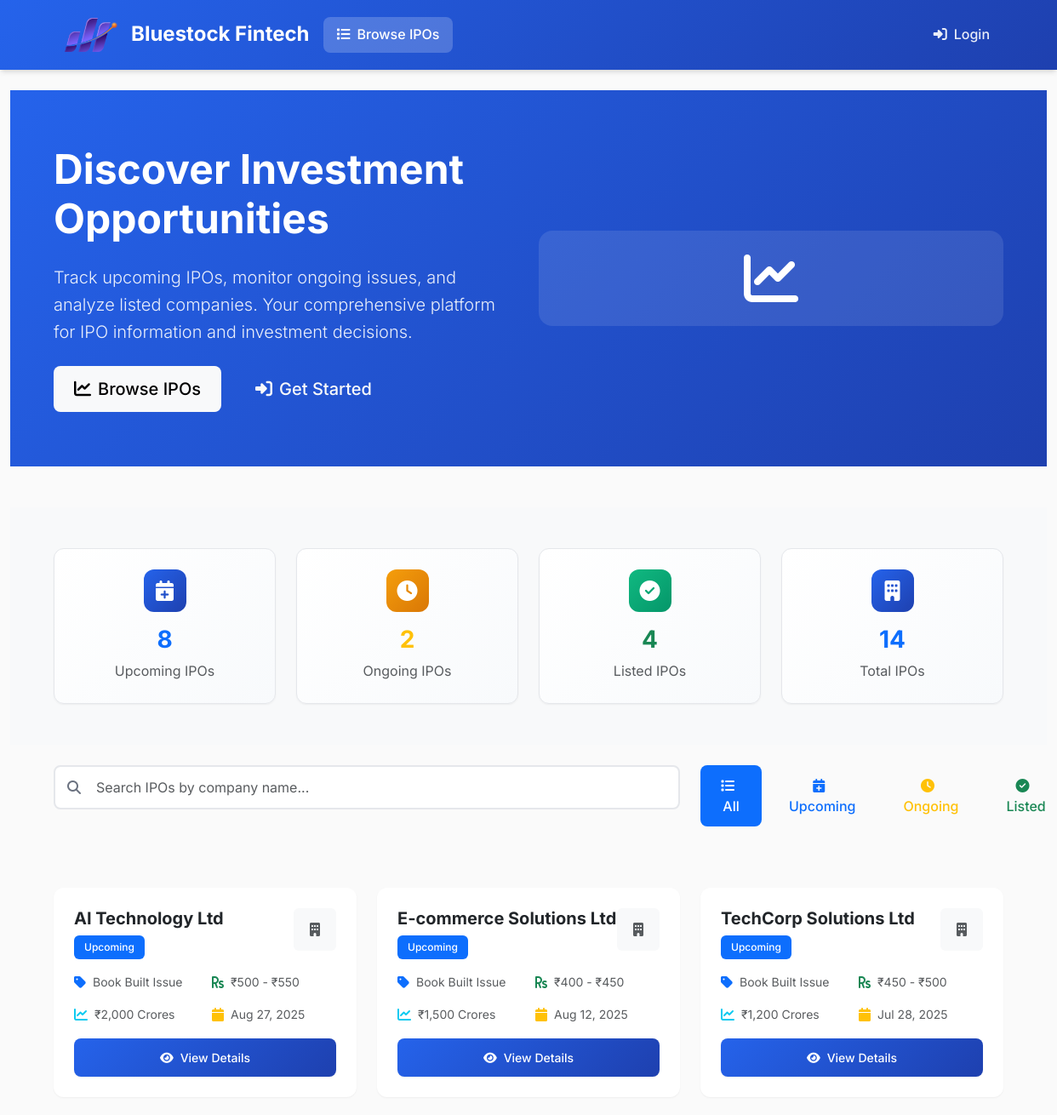
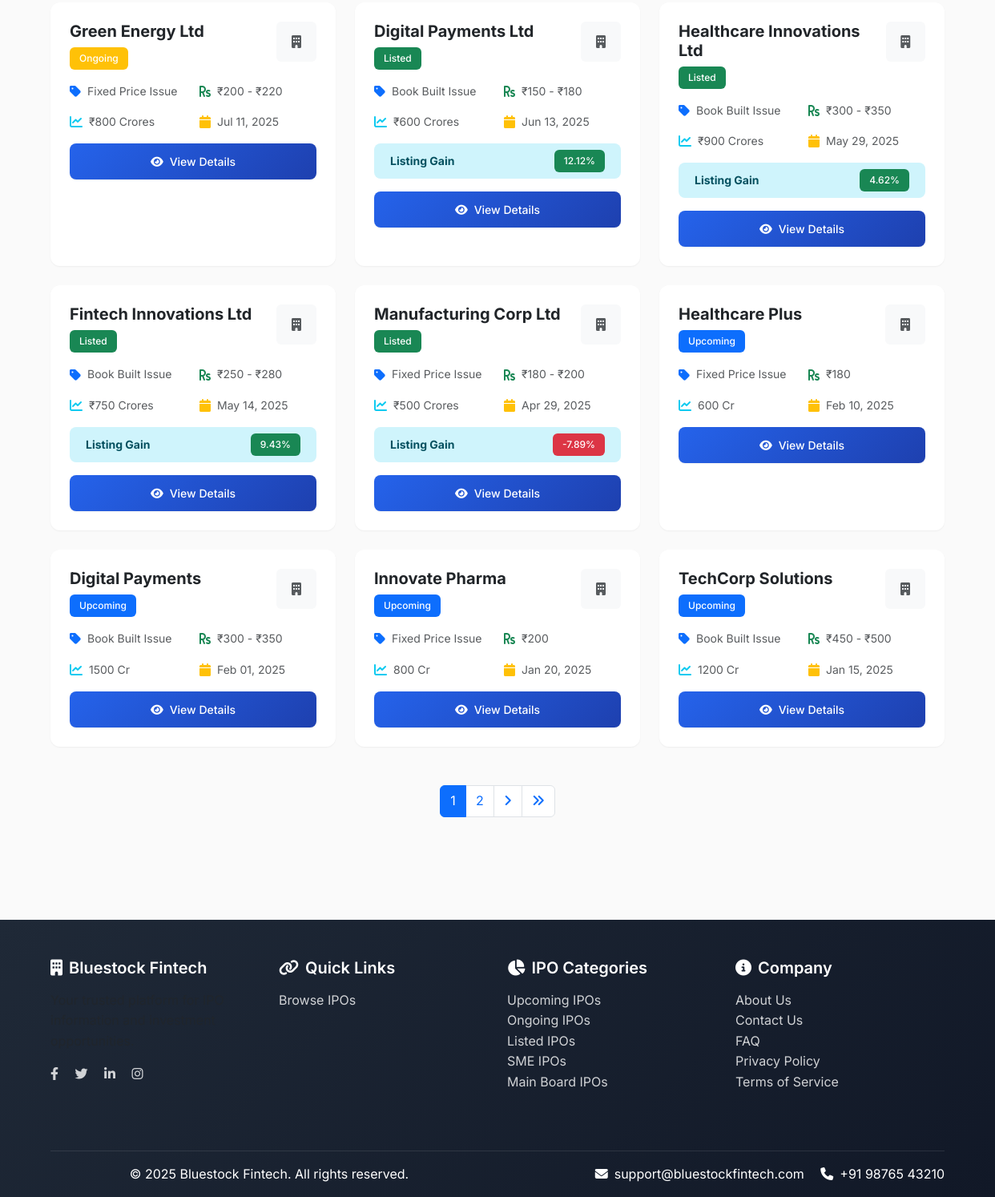
The page /ipos/ on the database its author committed (2 pictures, top to bottom).
### ipo_app/models.py (models this page shows, shortened)
class IPO(models.Model):
    STATUS_CHOICES = [
        ('upcoming', 'Upcoming'),
        ('ongoing', 'Ongoing'),
        ('listed', 'Listed'),
    ]
    company_name = models.CharField(max_length=255)
    logo = models.ImageField(upload_to='logos/', null=True, blank=True)
    price_band = models.CharField(max_length=100)
    open_date = models.DateField()
    close_date = models.DateField()
    issue_size = models.CharField(max_length=100)
    issue_type = models.CharField(max_length=100)
    listing_date = models.DateField(null=True, blank=True)
    status = models.CharField(max_length=20, choices=STATUS_CHOICES)
    ipo_price = models.FloatField(null=True, blank=True)
    listing_price = models.FloatField(null=True, blank=True)
    current_market_price = models.FloatField(null=True, blank=True)
    rhp_pdf = models.FileField(upload_to='docs/', null=True, blank=True)
    drhp_pdf = models.FileField(upload_to='docs/', null=True, blank=True)
    created_at = models.DateTimeField(auto_now_add=True)
    updated_at = models.DateTimeField(auto_now=True)
    @property
    def listing_gain(self):
        if self.ipo_price and self.listing_price:
            return round(((self.listing_price - self.ipo_price) / self.ipo_price) * 100, 2)
        return None
    class Meta:
        ordering = ['-open_date']

### ipo_app/views.py (the view)
# urls.py: path('ipos/', views.IPOListView.as_view(), name='ipo_list'),
class IPOListView(ListView):
    model = IPO
    template_name = 'ipo_app/ipo_list.html'
    context_object_name = 'ipos'
    paginate_by = 12
    def get_queryset(self):
        queryset = IPO.objects.all()
        status = self.request.GET.get('status')
        search = self.request.GET.get('search')
        if status:
            queryset = queryset.filter(status=status)
        if search:
            queryset = queryset.filter(company_name__icontains=search)
        return queryset
    def get_context_data(self, **kwargs):
        context = super().get_context_data(**kwargs)
        context['upcoming_ipos'] = IPO.objects.filter(status='upcoming')
        context['ongoing_ipos'] = IPO.objects.filter(status='ongoing')
        context['listed_ipos'] = IPO.objects.filter(status='listed')
        context['total_upcoming'] = IPO.objects.filter(status='upcoming').count()
        context['total_ongoing'] = IPO.objects.filter(status='ongoing').count()
        context['total_listed'] = IPO.objects.filter(status='listed').count()
        context['total_all'] = IPO.objects.count()
        context['is_admin'] = self.request.user.is_authenticated and self.request.user.is_staff
        return context

### templates/ipo_app/ipo_list.html (shortened to what this page needs)
{% extends 'base.html' %}
{% load static %}
{% block content %}
<section class="hero-section">
    <div class="container">
        <div class="row align-items-center">
            <div class="col-lg-6">
                <h1 class="display-4 fw-bold mb-4">
                    Discover Investment Opportunities
                </h1>
                <p class="lead mb-4">
                    Track upcoming IPOs, monitor ongoing issues, and analyze listed companies.
                    Your comprehensive platform for IPO information and investment decisions.
                </p>
                <div class="d-flex gap-3">
                    <a href="#ipo-grid" class="btn btn-light btn-lg">
                        <i class="fas fa-chart-line me-2"></i>Browse IPOs
                    </a>
                    {% if user.is_authenticated %}
                        {% if user.is_staff %}
                            <a href="{% url 'ipo_app:admin_dashboard' %}" class="btn btn-outline-light btn-lg">
                                <i class="fas fa-tachometer-alt me-2"></i>Admin Dashboard
                            </a>
                        {% else %}
                            <a href="{% url 'ipo_app:user_dashboard' %}" class="btn btn-outline-light btn-lg">
                                <i class="fas fa-user me-2"></i>My Dashboard
                            </a>
                        {% endif %}
                    {% else %}
                        <a href="{% url 'ipo_app:login' %}" class="btn btn-outline-light btn-lg">
                            <i class="fas fa-sign-in-alt me-2"></i>Get Started
                        </a>
                    {% endif %}
                </div>
            </div>
            <div class="col-lg-6 text-center">
                <div class="position-relative">
                    <div class="bg-white bg-opacity-10 rounded-4 p-4">
                        <i class="fas fa-chart-line text-white" style="font-size: 4rem;"></i>
                    </div>
                </div>
            </div>
        </div>
    </div>
</section>
<section class="py-5 bg-light">
    <div class="container">
        <div class="row g-4">
            <div class="col-lg-3 col-md-6">
                <div class="stats-card text-center">
                    <div class="icon bg-gradient-primary mx-auto mb-3">
                        <i class="fas fa-calendar-plus"></i>
                    </div>
                    <h3 class="fw-bold text-primary">{{ total_upcoming|default:0 }}</h3>
                    <p class="text-muted mb-0">Upcoming IPOs</p>
                </div>
            </div>
            <div class="col-lg-3 col-md-6">
                <div class="stats-card text-center">
                    <div class="icon bg-gradient-warning mx-auto mb-3">
                        <i class="fas fa-clock"></i>
                    </div>
                    <h3 class="fw-bold text-warning">{{ total_ongoing|default:0 }}</h3>
                    <p class="text-muted mb-0">Ongoing IPOs</p>
                </div>
            </div>
            <div class="col-lg-3 col-md-6">
                <div class="stats-card text-center">
                    <div class="icon bg-gradient-success mx-auto mb-3">
                        <i class="fas fa-check-circle"></i>
                    </div>
                    <h3 class="fw-bold text-success">{{ total_listed|default:0 }}</h3>
                    <p class="text-muted mb-0">Listed IPOs</p>
                </div>
            </div>
            <div class="col-lg-3 col-md-6">
                <div class="stats-card text-center">
                    <div class="icon bg-gradient-primary mx-auto mb-3">
                        <i class="fas fa-building"></i>
                    </div>
                    <h3 class="fw-bold text-primary">{{ total_all|default:0 }}</h3>
                    <p class="text-muted mb-0">Total IPOs</p>
                </div>
            </div>
        </div>
    </div>
</section>
<section class="py-4" id="ipo-grid">
    <div class="container">
        <div class="row">
            <div class="col-lg-8">
                <div class="search-container mb-4">
                    <div class="position-relative">
                        <i class="fas fa-search search-icon"></i>
                        <input type="text" class="form-control" id="searchInput" placeholder="Search IPOs by company name..." onkeyup="performSearch()">
                    </div>
                </div>
            </div>
            <div class="col-lg-4">
                <div class="d-flex gap-2 mb-4">
                    <a href="{% url 'ipo_app:ipo_list' %}" class="btn btn-outline-primary {% if not request.GET.status %}active{% endif %}">
                        <i class="fas fa-list me-2"></i>All
                    </a>
                    <a href="{% url 'ipo_app:ipo_list' %}?status=upcoming" class="btn btn-outline-primary {% if request.GET.status == 'upcoming' %}active{% endif %}">
                        <i class="fas fa-calendar-plus me-2"></i>Upcoming
                    </a>
                    <a href="{% url 'ipo_app:ipo_list' %}?status=ongoing" class="btn btn-outline-warning {% if request.GET.status == 'ongoing' %}active{% endif %}">
                        <i class="fas fa-clock me-2"></i>Ongoing
                    </a>
                    <a href="{% url 'ipo_app:ipo_list' %}?status=listed" class="btn btn-outline-success {% if request.GET.status == 'listed' %}active{% endif %}">
                        <i class="fas fa-check-circle me-2"></i>Listed
                    </a>
                </div>
            </div>
        </div>
    </div>
</section>
<section class="py-4">
    <div class="container">
        {% if ipos %}
            <div class="grid-container">
                {% for ipo in ipos %}
                    <div class="card ipo-card h-100">
                        <div class="card-body p-4">
                            <div class="d-flex justify-content-between align-items-start mb-3">
                                <div>
                                    <h5 class="card-title fw-bold mb-2">{{ ipo.company_name }}</h5>
                                    <span class="badge {% if ipo.status == 'upcoming' %}bg-primary{% elif ipo.status == 'ongoing' %}bg-warning{% else %}bg-success{% endif %}">
                                        {{ ipo.get_status_display }}
                                    </span>
                                </div>
                                {% if ipo.logo %}
                                    <img src="{{ ipo.logo.url }}" alt="{{ ipo.company_name }}" class="rounded" style="width: 50px; height: 50px; object-fit: cover;">
                                {% else %}
                                    <div class="bg-light rounded d-flex align-items-center justify-content-center" style="width: 50px; height: 50px;">
                                        <i class="fas fa-building text-muted"></i>
                                    </div>
                                {% endif %}
                            </div>
                            <div class="row g-3 mb-3">
                                <div class="col-6">
                                    <div class="d-flex align-items-center">
                                        <i class="fas fa-tag text-primary me-2"></i>
                                        <small class="text-muted">{{ ipo.issue_type }}</small>
                                    </div>
                                </div>
                                <div class="col-6">
                                    <div class="d-flex align-items-center">
                                        <i class="fas fa-rupee-sign text-success me-2"></i>
                                        <small class="text-muted">{{ ipo.price_band }}</small>
                                    </div>
                                </div>
                                <div class="col-6">
                                    <div class="d-flex align-items-center">
                                        <i class="fas fa-chart-line text-info me-2"></i>
                                        <small class="text-muted">{{ ipo.issue_size }}</small>
                                    </div>
                                </div>
                                <div class="col-6">
                                    <div class="d-flex align-items-center">
                                        <i class="fas fa-calendar text-warning me-2"></i>
                                        <small class="text-muted">{{ ipo.open_date|date:"M d, Y" }}</small>
                                    </div>
                                </div>
                            </div>
                            {% if ipo.status == 'listed' and ipo.listing_gain %}
                                <div class="alert alert-info py-2 mb-3">
                                    <div class="d-flex justify-content-between align-items-center">
                                        <small class="fw-bold">Listing Gain</small>
                                        <span class="badge {% if ipo.listing_gain > 0 %}bg-success{% else %}bg-danger{% endif %}">
                                            {{ ipo.listing_gain }}%
                                        </span>
                                    </div>
                                </div>
                            {% endif %}
                            <div class="d-flex gap-2">
                                <a href="{% url 'ipo_app:ipo_detail' ipo.pk %}" class="btn btn-primary btn-sm flex-fill">
                                    <i class="fas fa-eye me-2"></i>View Details
                                </a>
                            </div>
                        </div>
                    </div>
                {% endfor %}
            </div>
            {% if is_paginated %}
                <nav aria-label="IPO pagination" class="mt-5">
                    <ul class="pagination justify-content-center">
                        {% for num in page_obj.paginator.page_range %}
                            {% if page_obj.number == num %}
                                <li class="page-item active">
                                    <span class="page-link">{{ num }}</span>
                                </li>
                            {% elif num > page_obj.number|add:'-3' and num < page_obj.number|add:'3' %}
                                <li class="page-item">
                                    <a class="page-link" href="?page={{ num }}{% if request.GET.status %}&status={{ request.GET.status }}{% endif %}{% if request.GET.search %}&search={{ request.GET.search }}{% endif %}">{{ num }}</a>
                                </li>
                            {% endif %}
                        {% endfor %}
                        {% if page_obj.has_next %}
                            <li class="page-item">
                                <a class="page-link" href="?page={{ page_obj.next_page_number }}{% if request.GET.status %}&status={{ request.GET.status }}{% endif %}{% if request.GET.search %}&search={{ request.GET.search }}{% endif %}">
                                    <i class="fas fa-angle-right"></i>
                                </a>
                            </li>
                            <li class="page-item">
                                <a class="page-link" href="?page={{ page_obj.paginator.num_pages }}">
                                    <i class="fas fa-angle-double-right"></i>
                                </a>
                            </li>
                        {% endif %}
                    </ul>
                </nav>
            {% endif %}
        {% endif %}
    </div>
</section>
{% endblock %}

### rows shown on the page
IPO: company_name "AI Technology Ltd", status "Upcoming", issue_type "Book Built Issue", price_band "₹500 - ₹550", issue_size "₹2,000 Crores", open_date "Aug 27, 2025"
IPO: company_name "E-commerce Solutions Ltd", status "Upcoming", issue_type "Book Built Issue", price_band "₹400 - ₹450", issue_size "₹1,500 Crores", open_date "Aug 12, 2025"
IPO: company_name "TechCorp Solutions Ltd", status "Upcoming", issue_type "Book Built Issue", price_band "₹450 - ₹500", issue_size "₹1,200 Crores", open_date "Jul 28, 2025"
IPO: company_name "Green Energy Ltd", status "Ongoing", issue_type "Fixed Price Issue", price_band "₹200 - ₹220", issue_size "₹800 Crores", open_date "Jul 11, 2025"
IPO: company_name "Digital Payments Ltd", status "Listed", issue_type "Book Built Issue", price_band "₹150 - ₹180", issue_size "₹600 Crores", open_date "Jun 13, 2025", listing_gain "12.12"
IPO: company_name "Healthcare Innovations Ltd", status "Listed", issue_type "Book Built Issue", price_band "₹300 - ₹350", issue_size "₹900 Crores", open_date "May 29, 2025", listing_gain "4.62"
IPO: company_name "Fintech Innovations Ltd", status "Listed", issue_type "Book Built Issue", price_band "₹250 - ₹280", issue_size "₹750 Crores", open_date "May 14, 2025", listing_gain "9.43"
IPO: company_name "Manufacturing Corp Ltd", status "Listed", issue_type "Fixed Price Issue", price_band "₹180 - ₹200", issue_size "₹500 Crores", open_date "Apr 29, 2025", listing_gain "-7.89"
IPO: company_name "Healthcare Plus", status "Upcoming", issue_type "Fixed Price Issue", price_band "₹180", issue_size "600 Cr", open_date "Feb 10, 2025"
IPO: company_name "Digital Payments", status "Upcoming", issue_type "Book Built Issue", price_band "₹300 - ₹350", issue_size "1500 Cr", open_date "Feb 01, 2025"
IPO: company_name "Innovate Pharma", status "Upcoming", issue_type "Fixed Price Issue", price_band "₹200", issue_size "800 Cr", open_date "Jan 20, 2025"
IPO: company_name "TechCorp Solutions", status "Upcoming", issue_type "Book Built Issue", price_band "₹450 - ₹500", issue_size "1200 Cr", open_date "Jan 15, 2025"

### other values the page prints
{{ total_upcoming|default:0 }} "8"
{{ total_ongoing|default:0 }} "2"
{{ total_listed|default:0 }} "4"
{{ total_all|default:0 }} "14"
{{ num }} "1"
{{ num }} "2"
